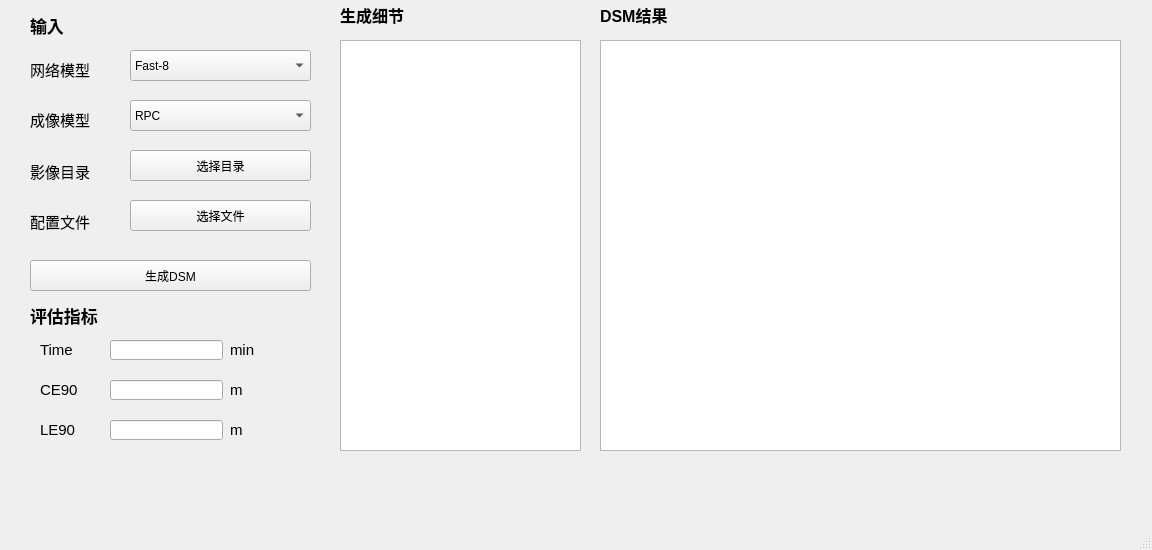
<?xml version="1.0" encoding="UTF-8"?>
<ui version="4.0">
 <class>MainWindow</class>
 <widget class="QMainWindow" name="MainWindow">
  <property name="geometry">
   <rect>
    <x>0</x>
    <y>0</y>
    <width>1152</width>
    <height>550</height>
   </rect>
  </property>
  <property name="windowTitle">
   <string>DSM generator</string>
  </property>
  <widget class="QWidget" name="centralwidget">
   <widget class="QGraphicsView" name="graphicsView">
    <property name="geometry">
     <rect>
      <x>600</x>
      <y>40</y>
      <width>521</width>
      <height>411</height>
     </rect>
    </property>
   </widget>
   <widget class="QLabel" name="label_4">
    <property name="geometry">
     <rect>
      <x>600</x>
      <y>-1</y>
      <width>161</width>
      <height>31</height>
     </rect>
    </property>
    <property name="font">
     <font>
      <pointsize>12</pointsize>
      <weight>75</weight>
      <bold>true</bold>
     </font>
    </property>
    <property name="text">
     <string>DSM结果</string>
    </property>
   </widget>
   <widget class="QLabel" name="input">
    <property name="geometry">
     <rect>
      <x>30</x>
      <y>10</y>
      <width>121</width>
      <height>31</height>
     </rect>
    </property>
    <property name="font">
     <font>
      <pointsize>13</pointsize>
      <weight>75</weight>
      <bold>true</bold>
     </font>
    </property>
    <property name="text">
     <string>输入</string>
    </property>
   </widget>
   <widget class="QLabel" name="label_Time">
    <property name="geometry">
     <rect>
      <x>40</x>
      <y>340</y>
      <width>60</width>
      <height>19</height>
     </rect>
    </property>
    <property name="font">
     <font>
      <pointsize>11</pointsize>
      <weight>50</weight>
      <bold>false</bold>
      <kerning>true</kerning>
     </font>
    </property>
    <property name="lineWidth">
     <number>3</number>
    </property>
    <property name="text">
     <string>Time</string>
    </property>
    <property name="textFormat">
     <enum>Qt::PlainText</enum>
    </property>
   </widget>
   <widget class="QLineEdit" name="lineEdit_Time">
    <property name="geometry">
     <rect>
      <x>110</x>
      <y>340</y>
      <width>113</width>
      <height>20</height>
     </rect>
    </property>
   </widget>
   <widget class="QLineEdit" name="lineEdit_CE90">
    <property name="geometry">
     <rect>
      <x>110</x>
      <y>380</y>
      <width>113</width>
      <height>20</height>
     </rect>
    </property>
    <property name="text">
     <string/>
    </property>
   </widget>
   <widget class="QLabel" name="label_CE90">
    <property name="geometry">
     <rect>
      <x>40</x>
      <y>380</y>
      <width>60</width>
      <height>19</height>
     </rect>
    </property>
    <property name="font">
     <font>
      <pointsize>11</pointsize>
      <weight>50</weight>
      <bold>false</bold>
      <kerning>true</kerning>
     </font>
    </property>
    <property name="lineWidth">
     <number>3</number>
    </property>
    <property name="text">
     <string>CE90</string>
    </property>
    <property name="textFormat">
     <enum>Qt::PlainText</enum>
    </property>
   </widget>
   <widget class="QLineEdit" name="lineEdit_LE90">
    <property name="geometry">
     <rect>
      <x>110</x>
      <y>420</y>
      <width>113</width>
      <height>20</height>
     </rect>
    </property>
    <property name="text">
     <string/>
    </property>
   </widget>
   <widget class="QLabel" name="label_LE90">
    <property name="geometry">
     <rect>
      <x>40</x>
      <y>420</y>
      <width>60</width>
      <height>19</height>
     </rect>
    </property>
    <property name="font">
     <font>
      <pointsize>11</pointsize>
      <weight>50</weight>
      <bold>false</bold>
      <kerning>true</kerning>
     </font>
    </property>
    <property name="lineWidth">
     <number>3</number>
    </property>
    <property name="text">
     <string>LE90</string>
    </property>
    <property name="textFormat">
     <enum>Qt::PlainText</enum>
    </property>
   </widget>
   <widget class="QLabel" name="label_min">
    <property name="geometry">
     <rect>
      <x>230</x>
      <y>340</y>
      <width>60</width>
      <height>19</height>
     </rect>
    </property>
    <property name="font">
     <font>
      <pointsize>11</pointsize>
      <weight>50</weight>
      <bold>false</bold>
      <kerning>true</kerning>
     </font>
    </property>
    <property name="lineWidth">
     <number>3</number>
    </property>
    <property name="text">
     <string>min</string>
    </property>
    <property name="textFormat">
     <enum>Qt::PlainText</enum>
    </property>
   </widget>
   <widget class="QLabel" name="label_CE90_m">
    <property name="geometry">
     <rect>
      <x>230</x>
      <y>380</y>
      <width>60</width>
      <height>19</height>
     </rect>
    </property>
    <property name="font">
     <font>
      <pointsize>11</pointsize>
      <weight>50</weight>
      <bold>false</bold>
      <kerning>true</kerning>
     </font>
    </property>
    <property name="lineWidth">
     <number>3</number>
    </property>
    <property name="text">
     <string>m</string>
    </property>
    <property name="textFormat">
     <enum>Qt::PlainText</enum>
    </property>
   </widget>
   <widget class="QLabel" name="label_LE90_m">
    <property name="geometry">
     <rect>
      <x>230</x>
      <y>420</y>
      <width>60</width>
      <height>19</height>
     </rect>
    </property>
    <property name="font">
     <font>
      <pointsize>11</pointsize>
      <weight>50</weight>
      <bold>false</bold>
      <kerning>true</kerning>
     </font>
    </property>
    <property name="lineWidth">
     <number>3</number>
    </property>
    <property name="text">
     <string>m</string>
    </property>
    <property name="textFormat">
     <enum>Qt::PlainText</enum>
    </property>
   </widget>
   <widget class="QLabel" name="assessment">
    <property name="geometry">
     <rect>
      <x>30</x>
      <y>300</y>
      <width>141</width>
      <height>31</height>
     </rect>
    </property>
    <property name="font">
     <font>
      <pointsize>13</pointsize>
      <weight>75</weight>
      <bold>true</bold>
     </font>
    </property>
    <property name="text">
     <string>评估指标</string>
    </property>
   </widget>
   <widget class="QTextEdit" name="textEdit">
    <property name="geometry">
     <rect>
      <x>340</x>
      <y>40</y>
      <width>241</width>
      <height>411</height>
     </rect>
    </property>
   </widget>
   <widget class="QLabel" name="label_detial">
    <property name="geometry">
     <rect>
      <x>340</x>
      <y>-1</y>
      <width>161</width>
      <height>31</height>
     </rect>
    </property>
    <property name="font">
     <font>
      <pointsize>12</pointsize>
      <weight>75</weight>
      <bold>true</bold>
     </font>
    </property>
    <property name="text">
     <string>生成细节</string>
    </property>
   </widget>
   <widget class="QLabel" name="label_model">
    <property name="geometry">
     <rect>
      <x>30</x>
      <y>60</y>
      <width>91</width>
      <height>19</height>
     </rect>
    </property>
    <property name="font">
     <font>
      <pointsize>11</pointsize>
      <weight>50</weight>
      <bold>false</bold>
      <kerning>true</kerning>
     </font>
    </property>
    <property name="lineWidth">
     <number>3</number>
    </property>
    <property name="text">
     <string>网络模型</string>
    </property>
    <property name="textFormat">
     <enum>Qt::PlainText</enum>
    </property>
   </widget>
   <widget class="QComboBox" name="comboBox_model">
    <property name="geometry">
     <rect>
      <x>130</x>
      <y>50</y>
      <width>181</width>
      <height>31</height>
     </rect>
    </property>
    <item>
     <property name="text">
      <string>Fast-8</string>
     </property>
    </item>
    <item>
     <property name="text">
      <string>Fast-16</string>
     </property>
    </item>
    <item>
     <property name="text">
      <string>RED</string>
     </property>
    </item>
    <item>
     <property name="text">
      <string>Cas</string>
     </property>
    </item>
   </widget>
   <widget class="QLabel" name="label_camera">
    <property name="geometry">
     <rect>
      <x>30</x>
      <y>110</y>
      <width>131</width>
      <height>19</height>
     </rect>
    </property>
    <property name="font">
     <font>
      <pointsize>11</pointsize>
     </font>
    </property>
    <property name="text">
     <string>成像模型</string>
    </property>
   </widget>
   <widget class="QComboBox" name="comboBox_camera">
    <property name="geometry">
     <rect>
      <x>130</x>
      <y>100</y>
      <width>181</width>
      <height>31</height>
     </rect>
    </property>
    <item>
     <property name="text">
      <string>RPC</string>
     </property>
    </item>
    <item>
     <property name="text">
      <string>Pin-hole</string>
     </property>
    </item>
   </widget>
   <widget class="QLabel" name="label_path">
    <property name="geometry">
     <rect>
      <x>30</x>
      <y>160</y>
      <width>131</width>
      <height>23</height>
     </rect>
    </property>
    <property name="font">
     <font>
      <pointsize>11</pointsize>
     </font>
    </property>
    <property name="text">
     <string>影像目录</string>
    </property>
   </widget>
   <widget class="QPushButton" name="button_path">
    <property name="geometry">
     <rect>
      <x>130</x>
      <y>150</y>
      <width>181</width>
      <height>31</height>
     </rect>
    </property>
    <property name="text">
     <string>选择目录</string>
    </property>
   </widget>
   <widget class="QLabel" name="label_config">
    <property name="geometry">
     <rect>
      <x>30</x>
      <y>210</y>
      <width>111</width>
      <height>23</height>
     </rect>
    </property>
    <property name="font">
     <font>
      <pointsize>11</pointsize>
     </font>
    </property>
    <property name="text">
     <string>配置文件</string>
    </property>
   </widget>
   <widget class="QPushButton" name="button_config">
    <property name="geometry">
     <rect>
      <x>130</x>
      <y>200</y>
      <width>181</width>
      <height>31</height>
     </rect>
    </property>
    <property name="text">
     <string>选择文件</string>
    </property>
   </widget>
   <widget class="QPushButton" name="button_submit">
    <property name="geometry">
     <rect>
      <x>30</x>
      <y>260</y>
      <width>281</width>
      <height>31</height>
     </rect>
    </property>
    <property name="text">
     <string>生成DSM</string>
    </property>
   </widget>
  </widget>
  <widget class="QMenuBar" name="menubar">
   <property name="geometry">
    <rect>
     <x>0</x>
     <y>0</y>
     <width>1152</width>
     <height>22</height>
    </rect>
   </property>
  </widget>
  <widget class="QStatusBar" name="statusbar"/>
 </widget>
 <resources/>
 <connections/>
</ui>
